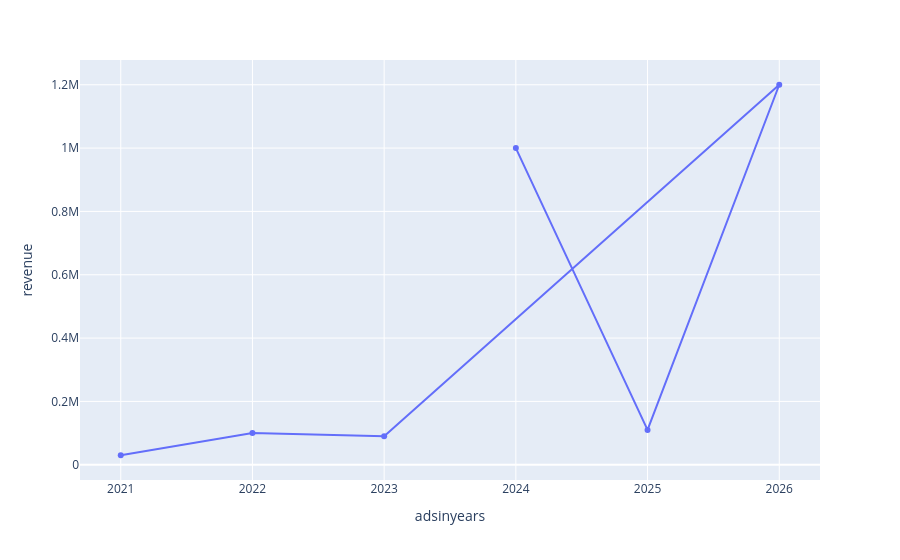

The notebook cell this image was saved under:
### Code cell
import plotly.express as px
import pandas as pd
import matplotlib.pyplot as plt
df=pd.DataFrame({"adsinyears":[2024,2025,2026,2023,2022,2021],
"revenue":[1000000,110000,1200000,90000,100000,30000]})
plt.scatter(adsinyears,revenue)
plt.xlabel("adsinyears")
plt.ylabel("revenue")
plt.title("ads revenue in 6 years")
fig=px.line(df,x="adsinyears",y="revenue",markers=True)
fig.show()

### Figure 1 — Plotly figure (JSON) as saved in the notebook; plotly's stock layout.template omitted (floating-point values rounded to 4 significant figures)
{"data": [{"hovertemplate": "adsinyears=%{x}<br>revenue=%{y}<extra></extra>", "legendgroup": "", "line": {"color": "#636efa", "dash": "solid"}, "marker": {"symbol": "circle"}, "mode": "lines+markers", "name": "", "orientation": "v", "showlegend": false, "type": "scatter", "x": [2024, 2025, 2026, 2023, 2022, 2021], "xaxis": "x", "y": [1000000, 110000, 1200000, 90000, 100000, 30000], "yaxis": "y"}], "layout": {"legend": {"tracegroupgap": 0}, "margin": {"t": 60}, "xaxis": {"anchor": "y", "domain": [0, 1], "title": {"text": "adsinyears"}}, "yaxis": {"anchor": "x", "domain": [0, 1], "title": {"text": "revenue"}}}}
